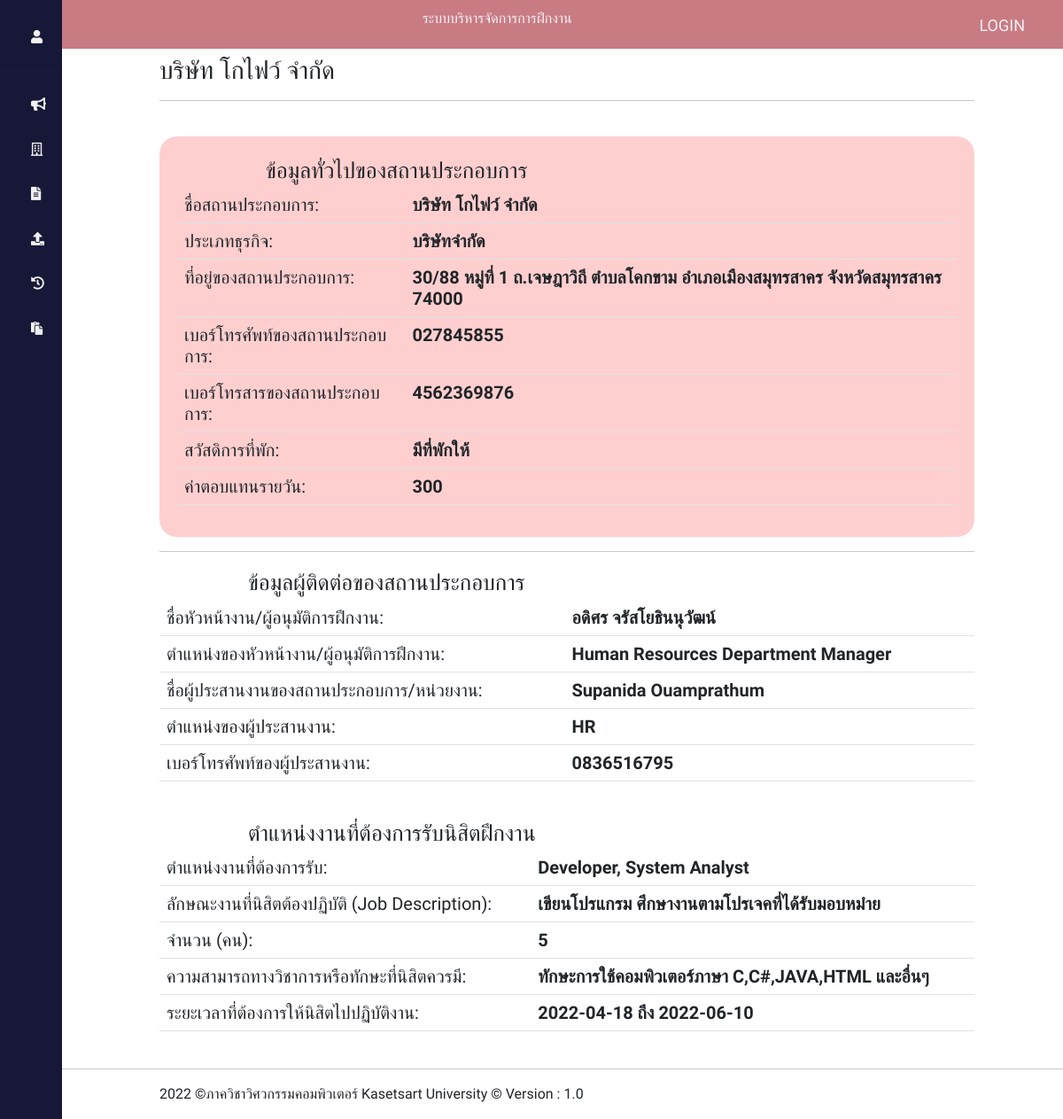
/?controller=company&action=viewCompany&ID=1, run on the app's committed database.
### tables this page shows
CREATE TABLE `company` (
  `ID` int(3) NOT NULL,
  `name` varchar(30) NOT NULL,
  `address` varchar(100) NOT NULL,
  `type` varchar(30) NOT NULL,
  `phoneNumber` varchar(10) NOT NULL,
  `faxNumber` varchar(10) NOT NULL,
  `department` enum('มี','ไม่มี') NOT NULL,
  `payPerDay` int(3) DEFAULT 0,
  `agentName` varchar(50) NOT NULL,
  `agentPosition` varchar(50) NOT NULL,
  `HR_Name` varchar(50) NOT NULL,
  `HR_Position` varchar(50) NOT NULL,
  `HR_PhoneNamber` varchar(10) NOT NULL,
  `requestPosition` varchar(100) NOT NULL,
  `jobDescription` varchar(200) NOT NULL,
  `amountPerson` int(2) NOT NULL,
  `requiredSkill` varchar(200) NOT NULL,
  `startDate` date NOT NULL,
  `endDate` date NOT NULL
);

### controllers/company_controller.php (called while the page is built, shortened)
<?php
     class CompanyController{
        public function viewCompany(){
            $id=$_GET['ID'];
            $company=Company::get($id);
            require_once('./view/company/view_company.php');
        }
    }
?>

### index.php (called while the page is built, shortened)
<?php  require_once("routes.php") ?>

### models/companyModel.php (called while the page is built, shortened)
<?php
    class Company{
        public function __construct(
            $id,
            $name,
            $address,
            $type,
            $phoneNumber,
            $faxNumber,
            $department,
            $payPerDay,
            $agentName,
            $agentPosition,
            $HR_Name,
            $HR_Position,
            $HR_PhoneNamber,
            $requestPosition,
            $jobDescription,
            $amountPerson,
            $requiredSkill,
            $startDate,
            $endDate)
            {
            $this->name=$name;
            $this->address=$address;
            $this->type=$type;
            $this->phoneNumber=$phoneNumber;
            $this->faxNumber=$faxNumber;
            $this->department=$department;
            $this->payPerDay=$payPerDay;
            $this->agentName=$agentName;
            $this->agentPosition=$agentPosition;
            $this->HR_Name=$HR_Name;
            $this->HR_Position=$HR_Position;
            $this->HR_PhoneNamber=$HR_PhoneNamber;
            $this->requestPosition=$requestPosition;
            $this->jobDescription=$jobDescription;
            $this->amountPerson=$amountPerson;
            $this->requiredSkill=$requiredSkill;
            $this->startDate=$startDate;
            $this->endDate=$endDate;
        }
        public static function get($id){
            require("connection_connect.php");
            $sql="SELECT * FROM company WHERE ID='$id'";
            $result=$conn->query($sql);
            $my_row = $result->fetch_assoc();
            $id=$my_row["ID"];
            $name=$my_row["name"];
            $address=$my_row["address"];
            $type=$my_row["type"];
            $phoneNumber=$my_row["phoneNumber"];
            $faxNumber=$my_row["faxNumber"];
            $department=$my_row["department"];
            $payPerDay=$my_row["payPerDay"];
            $agentName=$my_row["agentName"];
            $agentPosition=$my_row["agentPosition"];
            $HR_Name=$my_row["HR_Name"];
            $HR_Position=$my_row["HR_Position"];
            $HR_PhoneNamber=$my_row["HR_PhoneNamber"];
            $requestPosition=$my_row["requestPosition"];
            $jobDescription=$my_row["jobDescription"];
            $amountPerson=$my_row["amountPerson"];
            $requiredSkill=$my_row["requiredSkill"];
            $startDate=$my_row["startDate"];
            $endDate=$my_row["endDate"];
            $company=new Company($id,$name,$address,$type,$phoneNumber,$faxNumber,$department,$payPerDay,$agentName,$agentPosition,$HR_Name,$HR_Position,$HR_PhoneNamber,
                $requestPosition,$jobDescription,$amountPerson,$requiredSkill,$startDate,$endDate);
            return $company;
        }
    }
?>

### view/company/view_company.php (the view, shortened to what this page needs)
<?php require_once("menuTop.php") ?>
<body>
    <h3><?php echo"$company->name";?></h3>
    <hr style="width:100%;text-align:left;margin-left:0;">
    <br>
    <div>
        <div class="content">
        <label style="font-size: 25px; margin-left: 100px;">ข้อมูลทั่วไปของสถานประกอบการ</label>
        <br>
        <table class="table" id="table-header">
        <tr>
            <td><label style="font-size: 20px; ">ชื่อสถานประกอบการ: </label></td>
            <td><label style="font-size: 20px; font-weight: 900;"><?php echo"$company->name";?></label></td>
        </tr>
        <tr>
            <td><label style="font-size: 20px; ">ประเภทธุรกิจ: </label></td>
            <td><label style="font-size: 20px; font-weight: 900;"><?php echo"$company->type";?></label></td>
        </tr>
        <tr>
            <td><label style="font-size: 20px; ">ที่อยู่ของสถานประกอบการ: </label></td>
            <td><label style="font-size: 20px; font-weight: 900;"><?php echo"$company->address";?></label></td>
        </tr>
        <tr>
            <td><label style="font-size: 20px; ">เบอร์โทรศัพท์ของสถานประกอบการ: </label></td>
            <td><label style="font-size: 20px; font-weight: 900;"><?php echo"$company->phoneNumber";?></label></td>
        </tr>
        <tr>
            <td><label style="font-size: 20px; ">เบอร์โทรสารของสถานประกอบการ: </label></td>
            <td><label style="font-size: 20px; font-weight: 900;"><?php echo"$company->faxNumber";?></label></td>
        </tr>
        <tr>
            <td><label style="font-size: 20px; ">สวัสดิการที่พัก: </label></td>
            <td><label style="font-size: 20px; font-weight: 900;"><?php echo"$company->department";?>ที่พักให้</label></td>
        </tr>
        <tr>
            <td><label style="font-size: 20px; ">ค่าตอบแทนรายวัน: </label></td>
            <td><label style="font-size: 20px; font-weight: 900;"><?php echo"$company->payPerDay";?></label></td>
        </tr>
        </table>
        </div>
        <hr style="width:100%;text-align:left;margin-left:0;">
        <label style="font-size: 25px; margin-left: 100px;">ข้อมูลผู้ติดต่อของสถานประกอบการ</label>
        <table class="table" id="table-header">
        <tr>
            <td><label style="font-size: 20px; ">ชื่อหัวหน้างาน/ผู้อนุมัติการฝึกงาน: </label></td>
            <td><label style="font-size: 20px; font-weight: 900;"><?php echo"$company->agentName";?></label></td>
        </tr>
        <tr>
            <td><label style="font-size: 20px; ">ตำแหน่งของหัวหน้างาน/ผู้อนุมัติการฝึกงาน: </label></td>
            <td><label style="font-size: 20px; font-weight: 900;"><?php echo"$company->agentPosition";?></label></td>
        </tr>
        <tr>
            <td><label style="font-size: 20px; ">ชื่อผู้ประสานงานของสถานประกอบการ/หน่วยงาน: </label></td>
            <td><label style="font-size: 20px; font-weight: 900;"><?php echo"$company->HR_Name";?></label></td>
        </tr>
        <tr>
            <td><label style="font-size: 20px; ">ตำแหน่งของผู้ประสานงาน: </label></td>
            <td><label style="font-size: 20px; font-weight: 900;"><?php echo"$company->HR_Position";?></label></td>
        </tr>
        <tr>
            <td><label style="font-size: 20px; ">เบอร์โทรศัพท์ของผู้ประสานงาน: </label></td>
            <td><label style="font-size: 20px; font-weight: 900;"><?php echo"$company->HR_PhoneNamber";?></label></td>
        </tr>
        </table>
        <br>
        <label style="font-size: 25px; margin-left: 100px;">ตำแหน่งงานที่ต้องการรับนิสิตฝึกงาน</label>
        <table class="table" id="table-header">
        <tr>
            <td><label style="font-size: 20px; ">ตำแหน่งงานที่ต้องการรับ: </label></td>
            <td><label style="font-size: 20px; font-weight: 900;"><?php echo"$company->requestPosition";?></label></td>
        </tr>
        <tr>
            <td><label style="font-size: 20px; ">ลักษณะงานที่นิสิตต้องปฏิบัติ (Job Description): </label></td>
            <td><label style="font-size: 20px; font-weight: 900;"><?php echo"$company->jobDescription";?></label></td>
        </tr>
        <tr>
            <td><label style="font-size: 20px; ">จำนวน (คน): </label></td>
            <td><label style="font-size: 20px; font-weight: 900;"><?php echo"$company->amountPerson";?></label></td>
        </tr>
        <tr>
            <td><label style="font-size: 20px; ">ความสามารถทางวิชาการหรือทักษะที่นิสิตควรมี: </label></td>
            <td><label style="font-size: 20px; font-weight: 900;"><?php echo"$company->requiredSkill";?></label></td>
        </tr>
        <tr>
            <td><label style="font-size: 20px; ">ระยะเวลาที่ต้องการให้นิสิตไปปฏิบัติงาน: </label></td>
            <td><label style="font-size: 20px; font-weight: 900;"><?php echo"$company->startDate";?> ถึง <?php echo"$company->endDate";?></label></td>
        </tr>
        </table>
    </div>
</body>
<?php require_once("menuDown.php") ?>

### menuTop.php (style rules this page uses)
body { font-family:'Prompt', sans-serif; margin:0; background-color: rgb(240, 240, 240); }

### view/company/view_company.php (style rules this page uses)
.content { width: 100%; background-color: #FFCFCF; border-radius: 20px; padding: 20px; }

### data on the page
company: name "บริษัท โกไฟว์ จำกัด", type "บริษัทจำกัด", address "30/88 หมู่ที่ 1 ถ.เจษฎาวิถี ตำบลโคกขาม อำเภอเมืองสมุทรสาคร จังหวัดสมุทรสาคร 74000", phoneNumber "027845855", faxNumber "4562369876", department "มี", payPerDay "300", agentName "อดิศร จรัสโยธินนุวัฒน์", agentPosition "Human Resources Department Manager", HR_Name "Supanida Ouamprathum", HR_Position "HR", HR_PhoneNamber "0836516795", requestPosition "Developer, System Analyst", jobDescription "เขียนโปรแกรม ศึกษางานตามโปรเจคที่ได้รับมอบหมำย", amountPerson "5", requiredSkill "ทักษะการใช้คอมพิวเตอร์ภาษา C,C#,JAVA,HTML และอื่นๆ", startDate "2022-04-18", endDate "2022-06-10"
